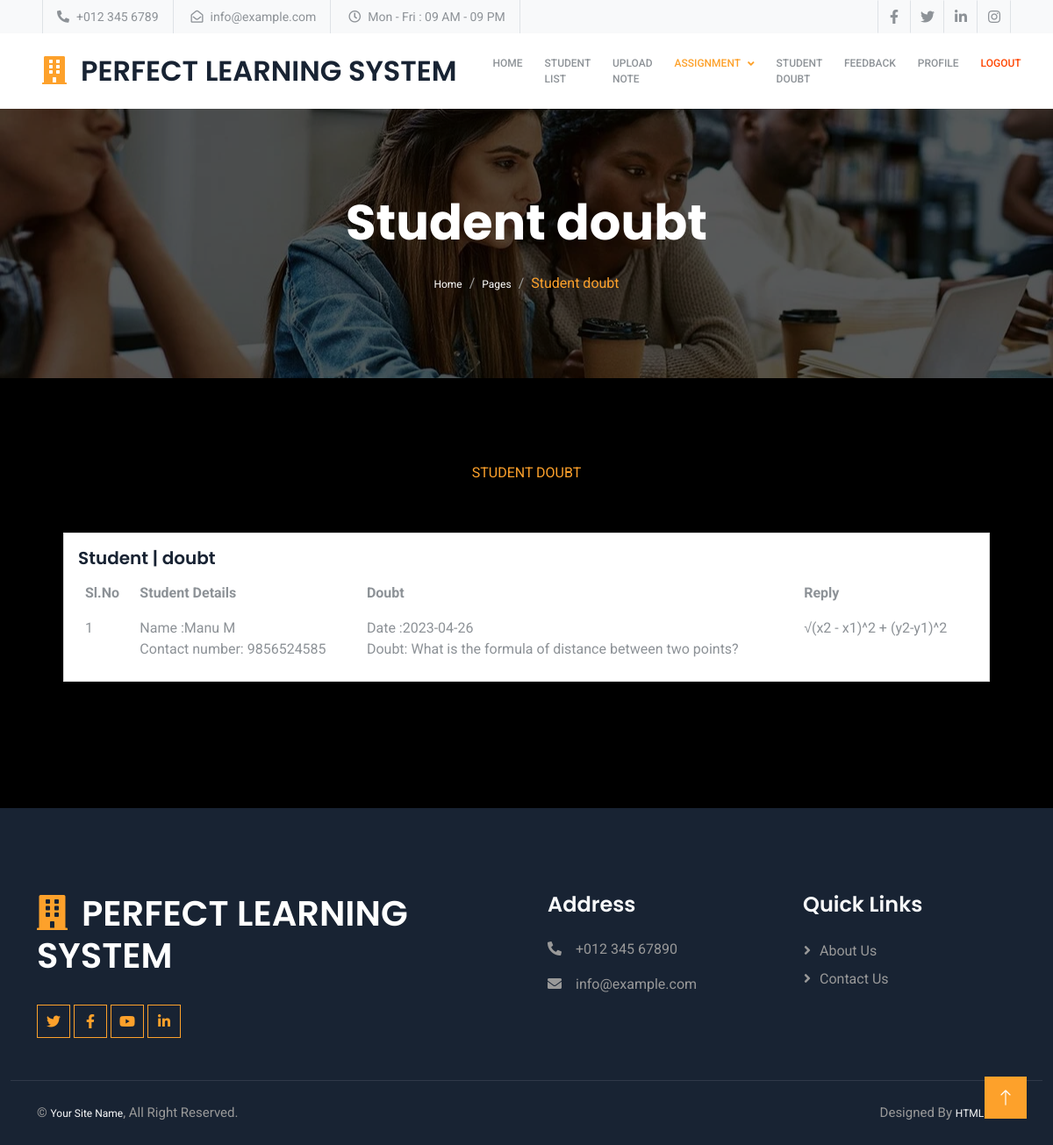
Screenshot of /teacher/student_doubt.php (signed in) with the database file from the repository.
### tables this page shows
CREATE TABLE IF NOT EXISTS `tb_doubt` (
  `db_id` int(11) NOT NULL AUTO_INCREMENT,
  `tr_id` int(11) NOT NULL,
  `st_id` int(11) NOT NULL,
  `date` date NOT NULL,
  `doubt` longtext NOT NULL,
  `reply` longtext NOT NULL,
  PRIMARY KEY (`db_id`)
);

CREATE TABLE IF NOT EXISTS `tb_student_register` (
  `st_id` int(11) NOT NULL AUTO_INCREMENT,
  `name` varchar(30) NOT NULL,
  `address` varchar(150) NOT NULL,
  `contact_no` bigint(20) NOT NULL,
  `email` varchar(50) NOT NULL,
  `dep_id` int(11) NOT NULL,
  `sm_id` int(11) NOT NULL,
  `log_id` int(11) NOT NULL,
  PRIMARY KEY (`st_id`),
  KEY `tb_Student_register_log_id_04f30560_fk_tb_Login_log_id` (`log_id`)
);

### teacher/student_doubt.php (the view, shortened to what this page needs)
<?php
include 'header.php';
include '../connection.php';
$tr_id = $_SESSION['teacher']['log_id'];
?>
<div class="container-fluid page-header py-5 mb-5 wow fadeIn" data-wow-delay="0.1s">
    <div class="container text-center py-5">
        <h1 class="display-4 text-white animated slideInDown mb-4">Student doubt</h1>
        <nav aria-label="breadcrumb animated slideInDown">
            <ol class="breadcrumb justify-content-center mb-0">
                <li class="breadcrumb-item"><a class="text-white" href="#">Home</a></li>
                <li class="breadcrumb-item"><a class="text-white" href="#">Pages</a></li>
                <li class="breadcrumb-item text-primary active" aria-current="page">Student doubt</li>
            </ol>
        </nav>
    </div>
</div>
<div class="container-fluid py-5 my-5 px-0">
    <div class="text-center mx-auto wow fadeIn" data-wow-delay="0.1s" style="max-width: 600px;">
        <p class="fw-medium text-uppercase text-primary mb-2">Student doubt</p>
    </div>
    <div class="container-xxl py-5 wow fadeInUp" data-wow-delay="0.1s">
        <div class="row justify-content-center">
            <section class="section dashboard">
                <div class="row">
                    <div class="col-lg-12" style="width:90%;margin:auto;">
                        <div class="row">
                        <?php
                    $sql = mysqli_query($con,"select db.*,st.name,st.contact_no,d.department,s.semester from tb_doubt as db inner join tb_student_register as st on db.st_id=st.log_id inner join tb_departments as d on st.dep_id=d.dep_id inner join tb_semester as s on st.sm_id=s.sm_id where db.tr_id='$tr_id'");
                    $n = mysqli_num_rows($sql);
                    if($n>0){ ?>
                            <div class="col-12">
                                <div class="card top-selling overflow-auto">
                                <div class="card-body pb-0">
                                    <h5 class="card-title">Student <span>| doubt</span></h5>
                                    <table class="table table-borderless">
                                    <thead>
                                        <tr>
                                        <th scope="col">Sl.No</th>
                                        <th scope="col">Student Details</th>
                                        <th scope="col">Doubt</th>
                                        <th scope="col">Reply</th>
                                        </tr>
                                    </thead>
                                    <tbody>
                                    <?php
                                        $c = 1;
                                        while($r=mysqli_fetch_array($sql)) { ?>
                                        <tr>
                                        <td><?php echo $c ?></td>
                                        <td>Name :<?php echo $r['name']; ?> <br>
                                            Contact number: <?php echo $r['contact_no']; ?>
                                        </td>
                                        <td>Date :<?php echo $r['date']; ?> <br>
                                            Doubt: <?php echo $r['doubt']; ?>
                                        </td>
                                        <td>
                                            <?php if ($r['reply'] == '0'){ ?>
                                            <div id="bdiv"><button onclick="disp()" class="btn-sm btn-primary">Reply</button></div>
                                            <div id="fdiv" style="display: none;">
                                            <form action="" method="post">
                                                <input type="hidden" value="<?php echo $r['db_id']; ?>" name="db_id">
                                                <textarea class="form-control" style="height: 100px" name="reply" placeholder="Reply" required></textarea>
                                                <input type="submit" name="submit" value="reply" class="btn btn-primary btn-sm">
                                            </form>
                                            </div>
                                            <?php } else { echo $r['reply']; } ?>
                                        </td>
                                        </tr>
                                        <?php $c+=1; } ?>
                                    </tbody>
                                    </table>
                                </div>
                                </div>
                            </div>
                            <?php } else{ ?>
                                <div class="col-12"></div>
                                <?php
                                } ?>
                        </div>
                    </div>
                </div>
            </section>
        </div>
    </div>
</div>
<?php
include 'footer.php'; ?>

### static/user/css/style.css (style rules this page uses)
:root { --primary: #FDA12B; --secondary: #8D9297; --light: #F8F9FA; --dark: #182333; }
.page-header { background: linear-gradient(rgba(0, 0, 0, .65), rgba(0, 0, 0, .65)), url(../img/l3.jpg) center center no-repeat; background-size: cover; }
.page-header .breadcrumb-item+.breadcrumb-item::before { color: #999999; }

### rows the page displays
tb_doubt: tb_student_register.name "Manu M", tb_student_register.contact_no "9856524585", date "2023-04-26", doubt "What is the formula of distance between two points?", reply "√(x2 - x1)^2 + (y2-y1)^2"
